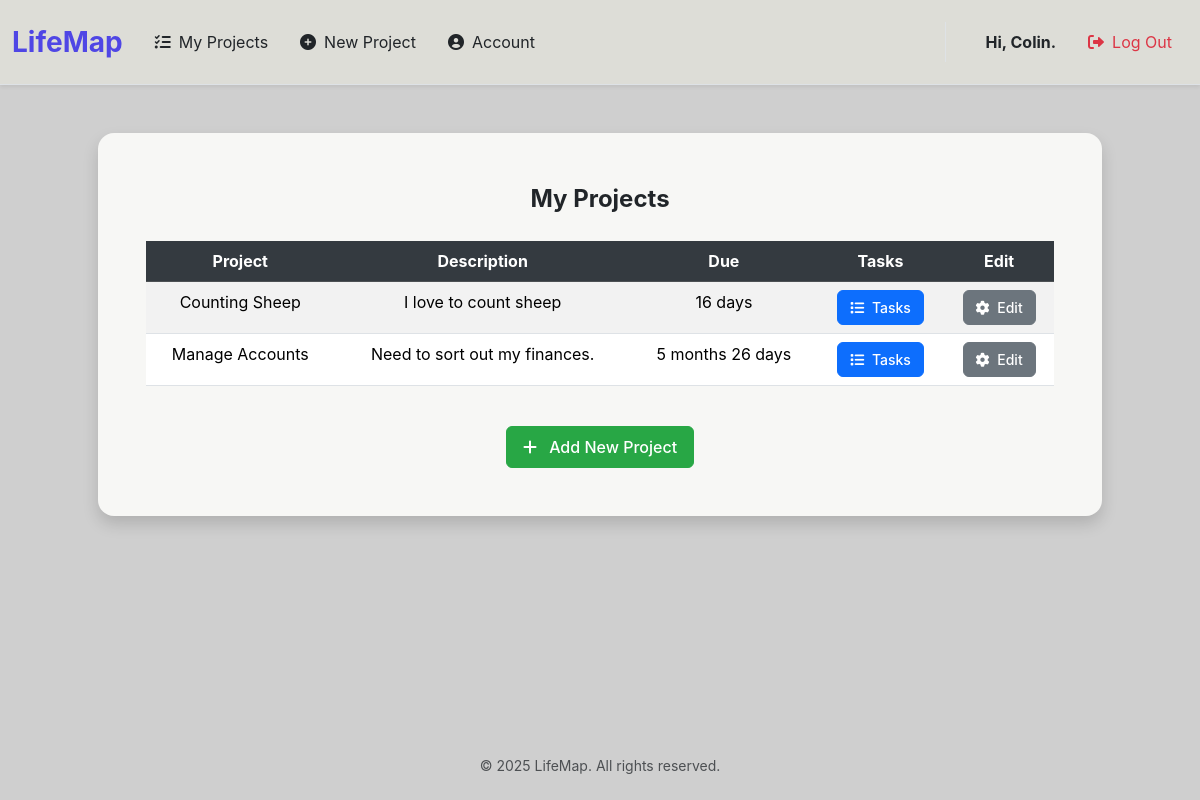
The page /projects (signed in) on the database as committed earlier.
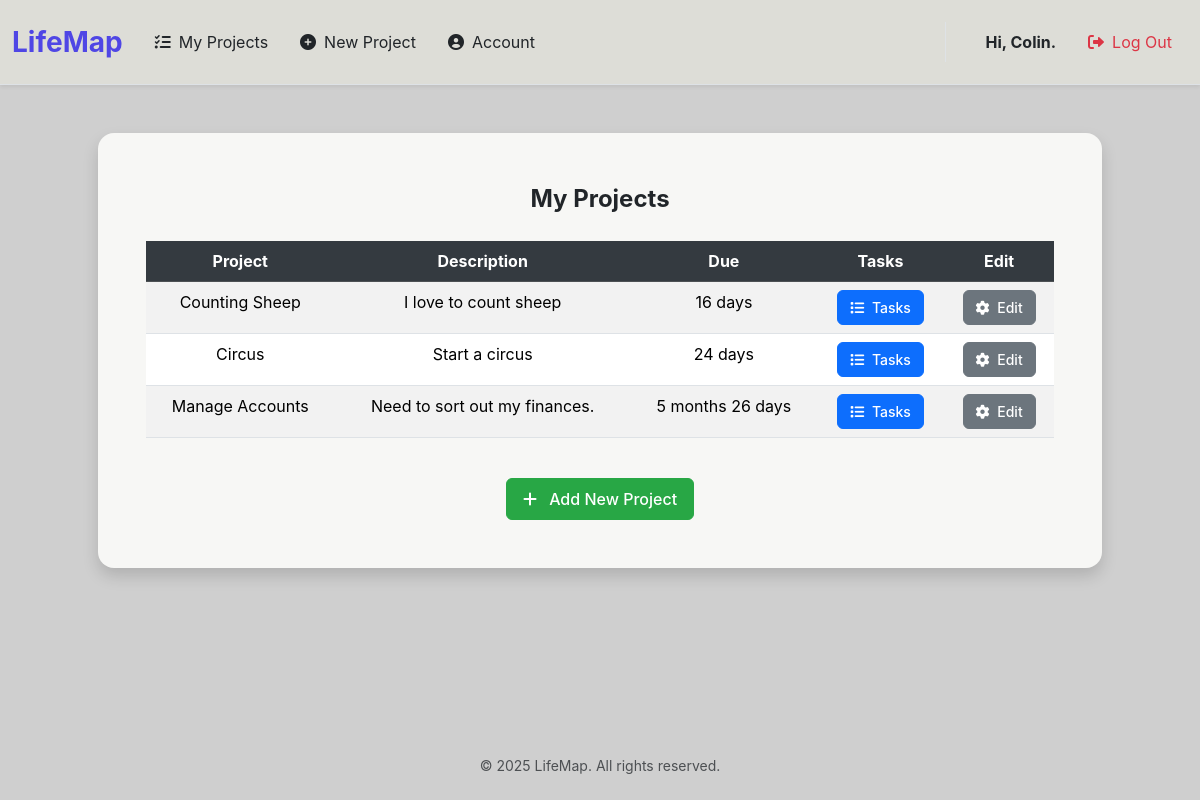
The same page on the database as committed later.
### tables this page shows
CREATE TABLE users (
    user_id INTEGER PRIMARY KEY AUTOINCREMENT,
    username TEXT NOT NULL UNIQUE,
    email TEXT UNIQUE,
    password_hash TEXT NOT NULL
);

CREATE TABLE projects (
    project_id INTEGER PRIMARY KEY AUTOINCREMENT,
    user_id INTEGER NOT NULL,
    name TEXT NOT NULL,
    description TEXT,
    start_date TEXT,
    end_date TEXT,
    FOREIGN KEY (user_id) REFERENCES users (user_id)
);

### app.py (the view)
@app.route("/projects", methods=["GET", "POST"])
@login_required
def projects_list():
    if request.method == "GET":
        conn = get_db()
        cursor = conn.cursor()
        user_id = session["user_id"]
        cursor.execute("""SELECT * FROM projects WHERE user_id = ? ORDER BY end_date ASC""", (user_id,))
        rows = [dict(row) for row in cursor.fetchall()]
        for row in rows:
            row["readable_due_date"] = format_date_difference(row["end_date"])
        return render_template(
            "projects.html",
            projects=rows,
            username=get_username(user_id))
    else:
        return error_page("Request Error, Only GET requests accepted.", 403)

### app.py (called while the page is built)
def get_db():
    if 'lifemap_db' not in g:
        g.lifemap_db = sqlite3.connect("LifeMap.db")
        g.lifemap_db.row_factory = sqlite3.Row
    return g.lifemap_db

def login_required(f):
    @wraps(f)
    def decorated_function(*args, **kwargs):
        if session.get("user_id") is None:
            return redirect("/login")
        return f(*args, **kwargs)
    return decorated_function

def get_username(user_id):
    conn = get_db()
    cursor = conn.cursor()
    cursor.execute("""SELECT username FROM users WHERE user_id = ?""", (user_id,))
    username_row = cursor.fetchone()
    return username_row[0] if username_row else None

def format_date_difference(target_date_str: str) -> str:
    if not target_date_str: return "No due date"
    target_date = date.fromisoformat(target_date_str)
    today = date.today()
    delta = relativedelta(target_date, today)
    if target_date < today: return "Date has passed"
    parts = []
    if delta.years: parts.append(f"{delta.years} year{'s' if delta.years != 1 else ''}")
    if delta.months: parts.append(f"{delta.months} month{'s' if delta.months != 1 else ''}")
    if delta.days: parts.append(f"{delta.days} day{'s' if delta.days != 1 else ''}")
    return " ".join(parts) or "Today"

@app.after_request
def after_request(response):
    response.headers["Cache-Control"] = "no-cache, no-store, must-revalidate"
    response.headers["Expires"] = 0
    response.headers["Pragma"] = "no-cache"
    return response

### templates/projects.html (shortened to what this page needs)
{% extends "layout.html" %}
{% block username %}
    <div class="fs-6 fw-bold">Hi, {{username}}.</div>
{% endblock %}
{% block main %}
    <div class="mb-4 shadow rounded-4 p-5 mx-auto" style="background-color: #f7f7f5 !important; max-width: 90%; width: 100%;">
        <div class="fs-4 fw-bold mb-4 text-center">
            My Projects
        </div>
        <div class="table-responsive">
            <table class="table table-hover table-striped">
                <thead class="table-dark">
                    <tr>
                        <th scope="col">Project</th>
                        <th scope="col">Description</th>
                        <th scope="col">Due</th>
                        <th scope="col">Tasks</th>
                        <th scope="col">Edit</th>
                    </tr>
                </thead>
                <tbody>
                    {% for row in projects %}
                    <tr>
                        <td> {{ row["name"] }} </td>
                        <td> {{ row["description"] }} </td>
                        {% if row["readable_due_date"] in this_week %}
                        <td><b style="color:red;"> {{ row["readable_due_date"]}}</b><td>
                        {% else %}
                        <td> {{ row["readable_due_date"]}}<td>
                        {% endif %}
                            <button class="details-button btn btn-sm btn-primary" data-project-id="{{ row["project_id"] }}">
                                <i class="fa-solid fa-list me-1"></i> Tasks
                            </button>
                        </td>
                        <td>
                            <button class="edit-button btn btn-sm btn-secondary" data-project-id="{{ row["project_id"] }}">
                                <i class="fa-solid fa-gear me-1"></i> Edit
                            </button>
                        </td>
                    </tr>
                    {% endfor %}
                </tbody>
            </table>
        </div>
        <div class="d-flex justify-content-center mt-4">
            <a href="/newProject" class="btn btn-new-project">
                <i class="fa-solid fa-plus me-2"></i> Add New Project
            </a>
        </div>
    </div>
{% endblock %}

### templates/layout.html (shortened to what this page needs)
<!DOCTYPE html>
<html lang="en">
<head>
    <link href="https://cdn.jsdelivr.net/npm/bootstrap@5.3.3/dist/css/bootstrap.min.css" rel="stylesheet" xintegrity="sha384-QWTKZyjpPEjISv5WaRU9OFeRpok6YctnYmDr5pNlyT2bRjXh0JMhjY6hW+ALEwIH">
    <link href="https://cdnjs.cloudflare.com/ajax/libs/font-awesome/6.0.0-beta3/css/all.min.css" rel="stylesheet">
</head>
<body id="bg" class="d-flex flex-column min-vh-100">
    <nav id="bgg" class="navbar navbar-expand-md navbar-light shadow-sm border-bottom py-3">
        <div class="container-fluid">
            <a class="navbar-brand text-gradient fs-3 fw-bolder" href="/">
                LifeMap
            </a>
            <div class="collapse navbar-collapse" id="navbarCollapse">
                {% if session["user_id"] %}
                    <ul class="navbar-nav me-auto mb-2 mb-md-0">
                        <li class="nav-item"><a class="nav-link text-dark py-2 px-3 d-flex align-items-center" href="/projects"><i class="fas fa-list-check me-2"></i> My Projects</a></li>
                        <li class="nav-item"><a class="nav-link text-dark py-2 px-3 d-flex align-items-center" href="/newProject"><i class="fas fa-plus-circle me-2"></i> New Project</a></li>
                        <li class="nav-item"><a class="nav-link text-dark py-2 px-3 d-flex align-items-center" href="/account"><i class="fas fa-user-circle me-2"></i> Account</a></li>
                    </ul>
                    <ul class="navbar-nav ms-auto mb-2 mb-md-0 border-start border-md-0 border-gray-200 ps-md-4">
                        <li class="py-2 px-3 d-flex align-items-center">{% block username %}{% endblock%}</li>
                        <li class="nav-item"><a class="nav-link text-danger py-2 px-3 d-flex align-items-center" href="/logout"><i class="fas fa-sign-out-alt me-2"></i> Log Out</a></li>
                    </ul>
                {% endif %}
            </div>
        </div>
    </nav>
    <main class="flex-grow-1 container-xl py-5 text-center">
        {% block main %}{% endblock %}
    </main>
    <footer id="bg" class="mt-auto py-4 text-center text-muted small">
        &copy; 2025 LifeMap. All rights reserved.
    </footer>
</body>
</html>

### templates/layout.html (style rules this page uses)
body { font-family: 'Inter', sans-serif; background-color: #f8f9fa; display: flex; flex-direction: column; min-height: 100vh; }
.text-gradient { color: #4f46e5; font-weight: bold; }
.navbar-nav .nav-link { transition: background-color 0.2s ease-in-out, color 0.2s ease-in-out; }
#bg { background-color: #cfcfcf }
#bgg { background-color:rgb(221, 221, 215) }

### templates/projects.html (style rules this page uses)
.btn { border-radius: 0.375rem; font-weight: 500; transition: all 0.2s ease-in-out; padding: 0.375rem 0.75rem; font-size: 0.875rem; }
.btn-primary { background-color: #0d6efd; border-color: #0d6efd; color: white; }
.btn-secondary { background-color: #6c757d; border-color: #6c757d; color: white; }
.table-dark th { background-color: #343a40; color: white; }
.btn-new-project { background-color: #28a745; border-color: #28a745; color: white; padding: 0.5rem 1rem; font-size: 1rem; }

Rows that differ between the two databases and show on the page:
added projects: name "Circus", description "Start a circus", readable_due_date "24 days"
